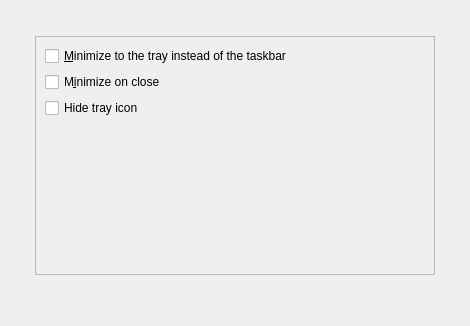
             <widget class="QWidget" name="tabWindow">
              <attribute name="title">
               <string>&amp;Window</string>
              </attribute>
              <layout class="QGridLayout" name="gridLayout_2">
               <item row="1" column="1" rowspan="2" colspan="2">
                <widget class="QFrame" name="frame_4">
                 <property name="minimumSize">
                  <size>
                   <width>400</width>
                   <height>220</height>
                  </size>
                 </property>
                 <property name="frameShape">
                  <enum>QFrame::StyledPanel</enum>
                 </property>
                 <property name="frameShadow">
                  <enum>QFrame::Raised</enum>
                 </property>
                 <layout class="QVBoxLayout" name="verticalLayout_10">
                  <item>
                   <widget class="QCheckBox" name="minimizeToTray">
                    <property name="focusPolicy">
                     <enum>Qt::NoFocus</enum>
                    </property>
                    <property name="toolTip">
                     <string>Show only a tray icon after minimizing the window.</string>
                    </property>
                    <property name="text">
                     <string>&amp;Minimize to the tray instead of the taskbar</string>
                    </property>
                   </widget>
                  </item>
                  <item>
                   <widget class="QCheckBox" name="minimizeOnClose">
                    <property name="focusPolicy">
                     <enum>Qt::NoFocus</enum>
                    </property>
                    <property name="toolTip">
                     <string>Minimize instead of exit the application when the window is closed. When this option is enabled, the application will be closed only after selecting Quit in the menu.</string>
                    </property>
                    <property name="text">
                     <string>M&amp;inimize on close</string>
                    </property>
                   </widget>
                  </item>
                  <item>
                   <widget class="QCheckBox" name="hideTrayIcon">
                    <property name="focusPolicy">
                     <enum>Qt::NoFocus</enum>
                    </property>
                    <property name="toolTip">
                     <string>&amp;Hide the icon from the system tray.</string>
                    </property>
                    <property name="text">
                     <string>Hide tray icon</string>
                    </property>
                   </widget>
                  </item>
                  <item>
                   <spacer name="verticalSpacer_5">
                    <property name="orientation">
                     <enum>Qt::Vertical</enum>
                    </property>
                    <property name="sizeHint" stdset="0">
                     <size>
                      <width>20</width>
                      <height>147</height>
                     </size>
                    </property>
                   </spacer>
                  </item>
                 </layout>
                </widget>
               </item>
               <item row="0" column="1">
                <spacer name="verticalSpacer_7">
                 <property name="orientation">
                  <enum>Qt::Vertical</enum>
                 </property>
                 <property name="sizeHint" stdset="0">
                  <size>
                   <width>20</width>
                   <height>25</height>
                  </size>
                 </property>
                </spacer>
               </item>
               <item row="1" column="0">
                <spacer name="horizontalSpacer_5">
                 <property name="orientation">
                  <enum>Qt::Horizontal</enum>
                 </property>
                 <property name="sizeHint" stdset="0">
                  <size>
                   <width>24</width>
                   <height>20</height>
                  </size>
                 </property>
                </spacer>
               </item>
               <item row="2" column="3">
                <spacer name="horizontalSpacer_6">
                 <property name="orientation">
                  <enum>Qt::Horizontal</enum>
                 </property>
                 <property name="sizeHint" stdset="0">
                  <size>
                   <width>24</width>
                   <height>20</height>
                  </size>
                 </property>
                </spacer>
               </item>
               <item row="3" column="1">
                <spacer name="verticalSpacer_3">
                 <property name="orientation">
                  <enum>Qt::Vertical</enum>
                 </property>
                 <property name="sizeHint" stdset="0">
                  <size>
                   <width>20</width>
                   <height>40</height>
                  </size>
                 </property>
                </spacer>
               </item>
              </layout>
             </widget>
